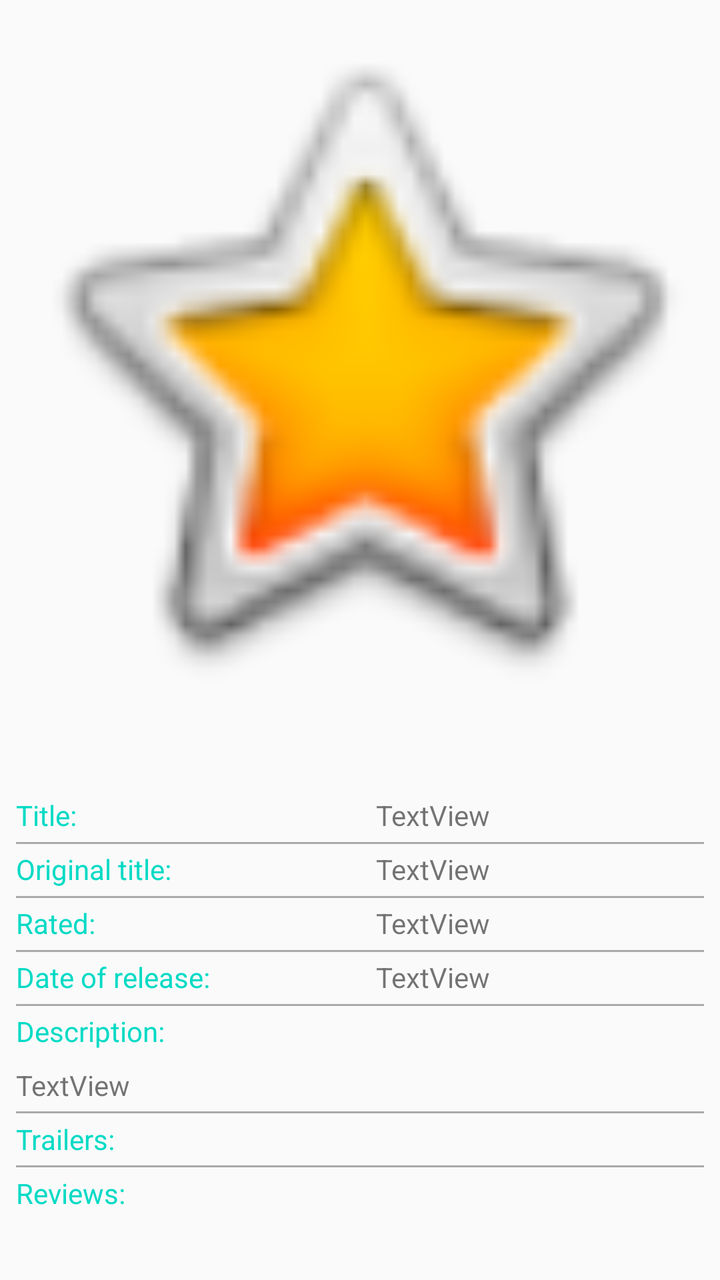
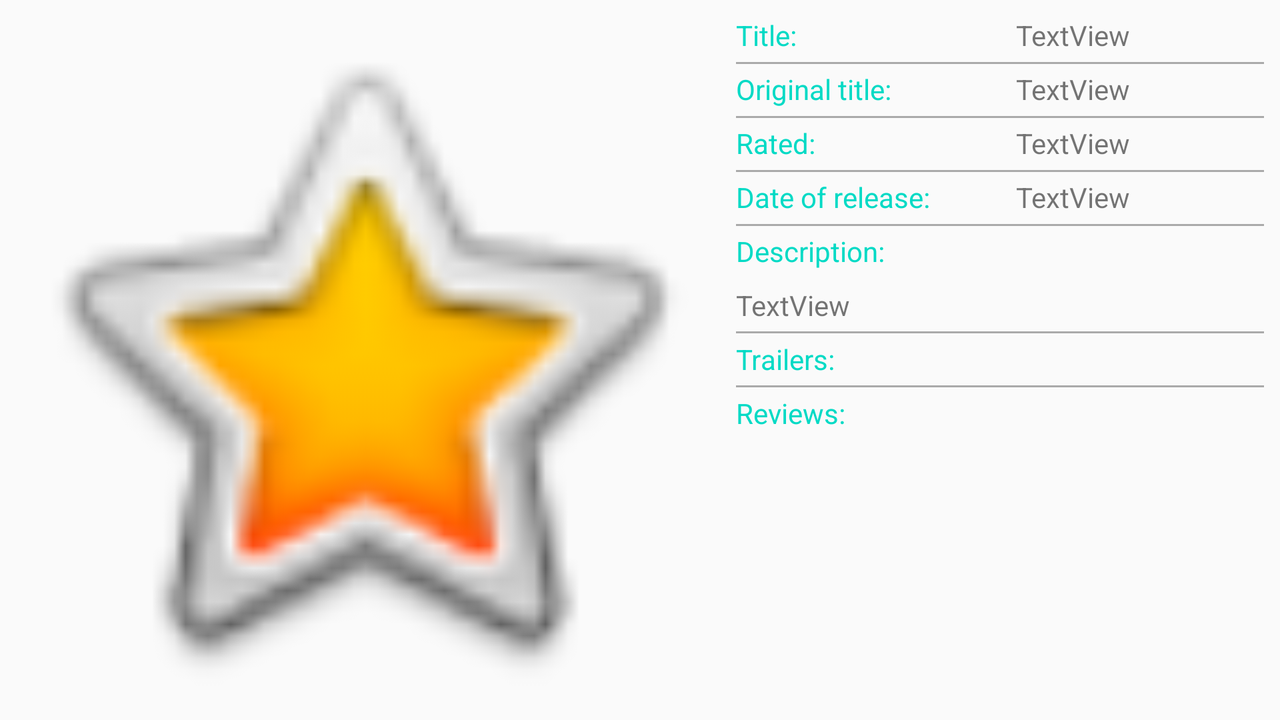

Compare how this app lays out the same screen by default and in its alternative resource folder. The renders come first, then the two layout files and the values they reference.
<!-- AndroidManifest.xml: application theme AppTheme -->
<!-- res/layout/activity_detail.xml -->
<?xml version="1.0" encoding="utf-8"?>
<ScrollView xmlns:android="http://schemas.android.com/apk/res/android"
    xmlns:app="http://schemas.android.com/apk/res-auto"
    xmlns:tools="http://schemas.android.com/tools"
    android:id="@+id/scrollViewInfo"
    android:layout_width="match_parent"
    android:layout_height="match_parent"
    tools:context=".DetailActivity">

    <androidx.constraintlayout.widget.ConstraintLayout
        android:layout_width="match_parent"
        android:layout_height="wrap_content">

        <ImageView
            android:id="@+id/imageViewBigPoster"
            android:layout_width="@dimen/zero_dp"
            android:layout_height="wrap_content"
            android:adjustViewBounds="true"
            android:contentDescription="@string/Big_poster"
            app:layout_constraintEnd_toEndOf="parent"
            app:layout_constraintStart_toStartOf="parent"
            app:layout_constraintTop_toTopOf="parent"
            app:srcCompat="@android:drawable/btn_star_big_on" />

        <ImageView
            android:id="@+id/imageViewAddToFavourite"
            android:layout_width="@dimen/size_of_star"
            android:layout_height="@dimen/size_of_star"
            android:layout_marginRight="16dp"
            android:onClick="onClickChangeFavourite"
            android:contentDescription="@string/add_to_favourite"
            app:layout_constraintBottom_toBottomOf="@+id/imageViewBigPoster"
            app:layout_constraintEnd_toEndOf="@+id/imageViewBigPoster"
            app:layout_constraintTop_toBottomOf="@+id/imageViewBigPoster"
            app:srcCompat="@drawable/favourite_remove" />

        <include
            layout="@layout/movie_info"
            android:id="@+id/movieInfo"
            android:layout_width="@dimen/zero_dp"
            android:layout_height="wrap_content"
            app:layout_constraintEnd_toEndOf="parent"
            app:layout_constraintStart_toStartOf="parent"
            app:layout_constraintTop_toBottomOf="@id/imageViewAddToFavourite" />

    </androidx.constraintlayout.widget.ConstraintLayout>
</ScrollView>
<!-- res/layout/movie_info.xml (included above) -->
<?xml version="1.0" encoding="utf-8"?>
<androidx.constraintlayout.widget.ConstraintLayout xmlns:android="http://schemas.android.com/apk/res/android"
    xmlns:app="http://schemas.android.com/apk/res-auto"
    android:layout_width="match_parent"
    android:layout_height="match_parent">

    <TextView
        android:id="@+id/textViewLabelTitle"
        style="@style/LabelStyle"
        android:layout_width="wrap_content"
        android:layout_height="wrap_content"
        android:layout_marginLeft="@dimen/size_8dp"
        android:layout_marginTop="@dimen/size_8dp"
        android:text="@string/Label_title"
        app:layout_constraintStart_toStartOf="parent"
        app:layout_constraintTop_toTopOf="parent" />


    <TextView
        android:id="@+id/textViewLabelOriginalTitle"
        style="@style/LabelStyle"
        android:layout_width="@dimen/zero_dp"
        android:layout_height="wrap_content"
        android:layout_marginLeft="@dimen/size_8dp"
        android:layout_marginTop="@dimen/size_8dp"
        android:layout_marginRight="@dimen/size_8dp"
        android:text="@string/Label_oringinal_title"
        app:layout_constraintStart_toStartOf="parent"
        app:layout_constraintTop_toBottomOf="@+id/textViewTitle" />


    <androidx.constraintlayout.widget.Guideline
        android:id="@+id/guidelinecCenter"
        android:layout_width="wrap_content"
        android:layout_height="wrap_content"
        android:orientation="vertical"
        app:layout_constraintGuide_percent="0.5" />

    <TextView
        android:id="@+id/textViewTitle"
        android:layout_width="@dimen/zero_dp"
        android:layout_height="wrap_content"
        android:layout_marginLeft="@dimen/size_8dp"
        android:layout_marginTop="@dimen/size_8dp"
        android:layout_marginRight="@dimen/size_8dp"
        android:text="TextView"
        app:layout_constraintEnd_toEndOf="parent"
        app:layout_constraintStart_toStartOf="@+id/guidelinecCenter"
        app:layout_constraintTop_toTopOf="parent" />

    <View
        style="@style/BorderStyle"
        app:layout_constraintEnd_toEndOf="parent"
        app:layout_constraintStart_toStartOf="parent"
        app:layout_constraintTop_toBottomOf="@id/textViewTitle" />


    <TextView
        android:id="@+id/textViewOriginalTitile"
        android:layout_width="@dimen/zero_dp"
        android:layout_height="wrap_content"
        android:layout_marginLeft="@dimen/size_8dp"
        android:layout_marginTop="@dimen/size_8dp"
        android:layout_marginRight="@dimen/size_8dp"
        android:text="TextView"
        app:layout_constraintEnd_toEndOf="parent"
        app:layout_constraintStart_toStartOf="@+id/guidelinecCenter"
        app:layout_constraintTop_toBottomOf="@+id/textViewTitle" />

    <View
        style="@style/BorderStyle"
        app:layout_constraintEnd_toEndOf="parent"
        app:layout_constraintStart_toStartOf="parent"
        app:layout_constraintTop_toBottomOf="@id/textViewOriginalTitile" />

    <TextView
        android:id="@+id/textViewLabelRating"
        style="@style/LabelStyle"
        android:layout_width="wrap_content"
        android:layout_height="wrap_content"
        android:layout_marginLeft="@dimen/size_8dp"
        android:layout_marginTop="@dimen/size_8dp"
        android:layout_marginRight="@dimen/size_8dp"
        android:text="@string/textView_Rated"
        app:layout_constraintStart_toStartOf="parent"
        app:layout_constraintTop_toBottomOf="@+id/textViewOriginalTitile" />

    <TextView
        android:id="@+id/textViewRating"
        android:layout_width="@dimen/zero_dp"
        android:layout_height="wrap_content"
        android:layout_marginLeft="@dimen/size_8dp"
        android:layout_marginTop="@dimen/size_8dp"
        android:layout_marginRight="@dimen/size_8dp"
        android:text="TextView"
        app:layout_constraintEnd_toEndOf="parent"
        app:layout_constraintStart_toStartOf="@+id/guidelinecCenter"
        app:layout_constraintTop_toBottomOf="@+id/textViewOriginalTitile" />

    <View
        style="@style/BorderStyle"
        app:layout_constraintEnd_toEndOf="parent"
        app:layout_constraintStart_toStartOf="parent"
        app:layout_constraintTop_toBottomOf="@id/textViewRating" />

    <TextView
        android:id="@+id/textViewLabelReleaseDate"
        style="@style/LabelStyle"
        android:layout_width="wrap_content"
        android:layout_height="wrap_content"
        android:layout_marginLeft="@dimen/size_8dp"
        android:layout_marginTop="@dimen/size_8dp"
        android:layout_marginRight="@dimen/size_8dp"
        android:text="@string/label_releaze_date"
        app:layout_constraintStart_toStartOf="parent"
        app:layout_constraintTop_toBottomOf="@+id/textViewRating" />

    <TextView
        android:id="@+id/textViewReleaseDate"
        android:layout_width="@dimen/zero_dp"
        android:layout_height="wrap_content"
        android:layout_marginLeft="@dimen/size_8dp"
        android:layout_marginTop="@dimen/size_8dp"
        android:layout_marginRight="@dimen/size_8dp"
        android:text="TextView"
        app:layout_constraintEnd_toEndOf="parent"
        app:layout_constraintStart_toStartOf="@+id/guidelinecCenter"
        app:layout_constraintTop_toBottomOf="@+id/textViewRating" />

    <View
        style="@style/BorderStyle"
        app:layout_constraintEnd_toEndOf="parent"
        app:layout_constraintStart_toStartOf="parent"
        app:layout_constraintTop_toBottomOf="@id/textViewReleaseDate" />

    <TextView
        android:id="@+id/textViewLabelDescription"
        style="@style/LabelStyle"
        android:layout_width="wrap_content"
        android:layout_height="wrap_content"
        android:layout_marginLeft="@dimen/size_8dp"
        android:layout_marginTop="@dimen/size_8dp"
        android:layout_marginRight="@dimen/size_8dp"
        android:text="@string/textView_description"
        app:layout_constraintStart_toStartOf="parent"
        app:layout_constraintTop_toBottomOf="@+id/textViewReleaseDate" />

    <TextView
        android:id="@+id/textViewOverview"
        android:layout_width="wrap_content"
        android:layout_height="wrap_content"
        android:layout_marginLeft="@dimen/size_8dp"
        android:layout_marginTop="@dimen/size_8dp"
        android:layout_marginRight="@dimen/size_8dp"
        android:text="TextView"
        app:layout_constraintStart_toStartOf="parent"
        app:layout_constraintTop_toBottomOf="@+id/textViewLabelDescription" />

    <View
        style="@style/BorderStyle"
        app:layout_constraintBottom_toTopOf="@id/textViewLabelTrailers"
        app:layout_constraintEnd_toEndOf="parent"
        app:layout_constraintStart_toStartOf="parent"
        app:layout_constraintTop_toBottomOf="@id/textViewOverview" />

    <TextView
        android:id="@+id/textViewLabelTrailers"
        style="@style/LabelStyle"
        android:layout_width="wrap_content"
        android:layout_height="wrap_content"
        android:layout_marginLeft="@dimen/size_8dp"
        android:layout_marginTop="@dimen/size_8dp"
        android:layout_marginRight="@dimen/size_8dp"
        android:text="@string/textview_label_trailer"
        app:layout_constraintStart_toStartOf="parent"
        app:layout_constraintTop_toBottomOf="@+id/textViewOverview" />

    <androidx.recyclerview.widget.RecyclerView
        android:id="@+id/recyclerViewTrailers"
        android:layout_width="@dimen/zero_dp"
        android:layout_height="wrap_content"
        android:nestedScrollingEnabled="false"
        app:layout_constraintEnd_toEndOf="parent"
        app:layout_constraintStart_toStartOf="parent"
        app:layout_constraintTop_toBottomOf="@+id/textViewLabelTrailers" />

    <View
        style="@style/BorderStyle"
        app:layout_constraintTop_toBottomOf="@id/recyclerViewTrailers"
        app:layout_constraintBottom_toTopOf="@id/textViewLabelReview"
        app:layout_constraintEnd_toEndOf="parent"
        app:layout_constraintStart_toStartOf="parent" />

    <TextView
        android:id="@+id/textViewLabelReview"
        style="@style/LabelStyle"
        android:layout_width="wrap_content"
        android:layout_height="wrap_content"
        android:layout_marginLeft="@dimen/size_8dp"
        android:layout_marginTop="@dimen/size_8dp"
        android:layout_marginRight="@dimen/size_8dp"
        android:text="@string/textview_label_reviews"
        app:layout_constraintStart_toStartOf="parent"
        app:layout_constraintTop_toBottomOf="@+id/recyclerViewTrailers" />

    <androidx.recyclerview.widget.RecyclerView
        android:id="@+id/recyclerViewReviews"
        android:layout_width="@dimen/zero_dp"
        android:layout_height="wrap_content"
        android:nestedScrollingEnabled="false"
        app:layout_constraintEnd_toEndOf="parent"
        app:layout_constraintStart_toStartOf="parent"
        app:layout_constraintTop_toBottomOf="@+id/textViewLabelReview" />

</androidx.constraintlayout.widget.ConstraintLayout>
<!-- resources referenced by this layout -->
<resources>
  <dimen name="size_8dp">8dp</dimen>
  <dimen name="size_of_star">60dp</dimen>
  <dimen name="zero_dp">0dp</dimen>
  <string name="Big_poster">Big poster</string>
  <string name="Label_oringinal_title">Original title:</string>
  <string name="Label_title">Title:</string>
  <string name="add_to_favourite">add_to_favourite</string>
  <string name="label_releaze_date">Date of release:</string>
  <string name="textView_Rated">Rated:</string>
  <string name="textView_description">Description:</string>
  <string name="textview_label_reviews">Reviews:</string>
  <string name="textview_label_trailer">Trailers:</string>
  <style name="BorderStyle">
          <item name="android:layout_height">1dp</item>
          <item name="android:layout_width">0dp</item>
          <item name="android:background">@android:color/darker_gray</item>
          <item name="android:layout_marginTop">4dp</item>
          <item name="android:layout_marginBottom">4dp</item>
          <item name="android:layout_marginLeft">8dp</item>
          <item name="android:layout_marginRight">8dp</item>
      </style>
  <style name="LabelStyle">
          <item name="android:layout_marginTop">8dp</item>
          <item name="android:textColor">@color/colorAccent</item>
      </style>
  <style name="AppTheme" parent="Theme.AppCompat.Light.DarkActionBar">
          
          <item name="colorPrimary">@color/colorPrimary</item>
          <item name="colorPrimaryDark">@color/colorPrimaryDark</item>
          <item name="colorAccent">@color/colorAccent</item>
      </style>
</resources>
<!-- res/layout-land/activity_detail.xml (the author's variant of the layout above) -->
<!-- drawn on the phone turned sideways -->
<?xml version="1.0" encoding="utf-8"?>
<androidx.constraintlayout.widget.ConstraintLayout xmlns:android="http://schemas.android.com/apk/res/android"
    xmlns:app="http://schemas.android.com/apk/res-auto"
    xmlns:tools="http://schemas.android.com/tools"
    android:layout_width="match_parent"
    android:layout_height="match_parent"
    tools:context=".DetailActivity">

    <ImageView
        android:id="@+id/imageViewBigPoster"
        android:layout_width="wrap_content"
        android:layout_height="@dimen/zero_dp"
        android:adjustViewBounds="true"
        android:contentDescription="@string/Big_poster"
        app:layout_constraintBottom_toBottomOf="parent"
        app:layout_constraintStart_toStartOf="parent"
        app:layout_constraintTop_toTopOf="parent"
        app:srcCompat="@android:drawable/btn_star_big_on"
        />

    <ImageView
        android:id="@+id/imageViewAddToFavourite"
        android:layout_width="40dp"
        android:layout_height="40dp"
        android:layout_marginTop="16dp"
        android:layout_marginRight="16dp"
        android:onClick="onClickChangeFavourite"
        android:contentDescription="@string/image_add_to_favourite"
        app:layout_constraintEnd_toEndOf="@+id/imageViewBigPoster"
        app:layout_constraintTop_toTopOf="@+id/imageViewBigPoster"
        app:srcCompat="@drawable/favourite_remove" />

    <ScrollView
        android:id="@+id/scrollViewInfo"
        android:layout_width="@dimen/zero_dp"
        android:layout_height="@dimen/zero_dp"
        app:layout_constraintBottom_toBottomOf="parent"
        app:layout_constraintEnd_toEndOf="parent"
        app:layout_constraintStart_toEndOf="@id/imageViewBigPoster"
        app:layout_constraintTop_toTopOf="parent">

        <include
            android:id="@+id/movieInfo"
            layout="@layout/movie_info"
            android:layout_width="match_parent"
            android:layout_height="wrap_content" />
    </ScrollView>


</androidx.constraintlayout.widget.ConstraintLayout>
<!-- resources referenced by the variant -->
<!-- as the phone turned sideways resolves them -->
<resources>
  <dimen name="size_8dp">8dp</dimen>
  <dimen name="zero_dp">0dp</dimen>
  <string name="Big_poster">Big poster</string>
  <string name="Label_oringinal_title">Original title:</string>
  <string name="Label_title">Title:</string>
  <string name="image_add_to_favourite">Image_add_to_favourite</string>
  <string name="label_releaze_date">Date of release:</string>
  <string name="textView_Rated">Rated:</string>
  <string name="textView_description">Description:</string>
  <string name="textview_label_reviews">Reviews:</string>
  <string name="textview_label_trailer">Trailers:</string>
  <style name="BorderStyle">
          <item name="android:layout_height">1dp</item>
          <item name="android:layout_width">0dp</item>
          <item name="android:background">@android:color/darker_gray</item>
          <item name="android:layout_marginTop">4dp</item>
          <item name="android:layout_marginBottom">4dp</item>
          <item name="android:layout_marginLeft">8dp</item>
          <item name="android:layout_marginRight">8dp</item>
      </style>
  <style name="LabelStyle">
          <item name="android:layout_marginTop">8dp</item>
          <item name="android:textColor">@color/colorAccent</item>
      </style>
  <style name="AppTheme" parent="Theme.AppCompat.Light.DarkActionBar">
          
          <item name="colorPrimary">@color/colorPrimary</item>
          <item name="colorPrimaryDark">@color/colorPrimaryDark</item>
          <item name="colorAccent">@color/colorAccent</item>
      </style>
</resources>
